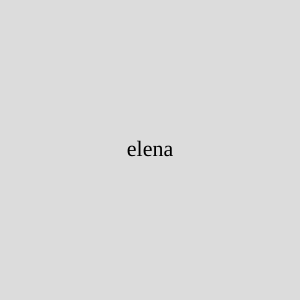
Frame 1 (no input)
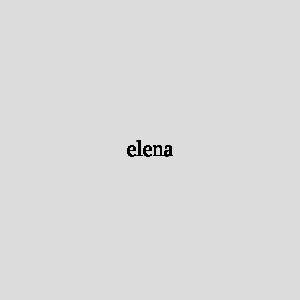
Frame 60 (no input)
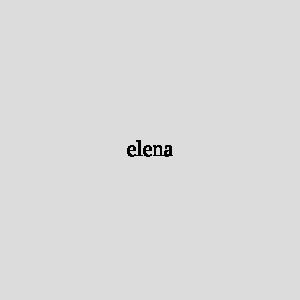
Frame 120 (the mouse pressed at the canvas centre since frame 60)

The p5.js sketch that drew these frames (run headless with seeded random() and noise() and a simulated clock; from frame 60 on, the mouse is pressed at the canvas centre):

// p5.js sketch
// ── sketch.js
function setup() {

  createCanvas(300, 300);
  
  background(220);
  
  }
  
  function draw() {
  
  textAlign(CENTER, CENTER);
  
  textSize(22);
  
  textFont("Fuzzy Bubbles");
  
  frase = "elena";
  
  text(frase, width / 2, height / 2);
  
  }
  
